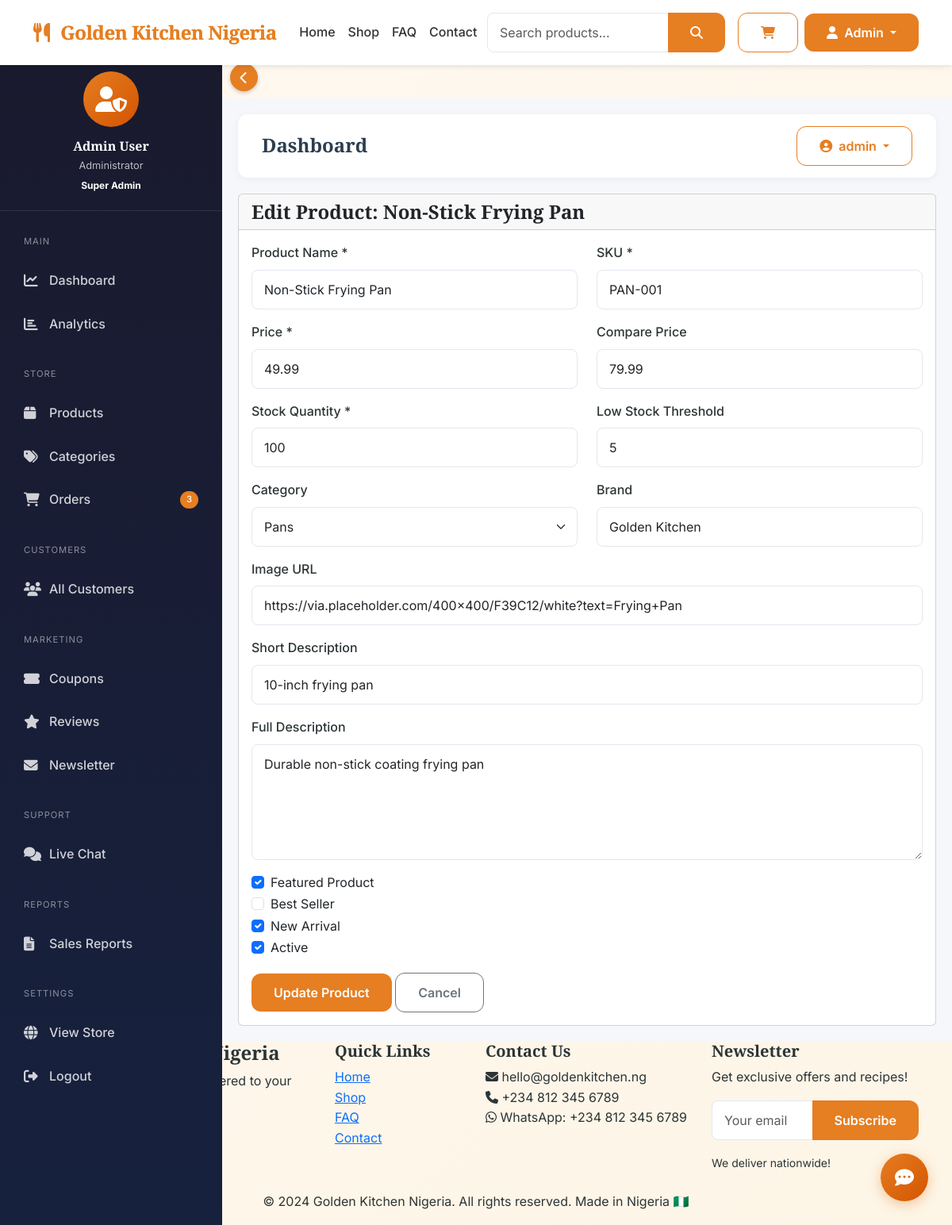
Page /admin/products/edit/2 (signed in) on the committed database.
### app/models.py (models this page shows, shortened)
class User(UserMixin, db.Model):
    __tablename__ = 'users'
    id = db.Column(db.Integer, primary_key=True)
    email = db.Column(db.String(120), unique=True, nullable=False, index=True)
    username = db.Column(db.String(80), unique=True, nullable=False)
    first_name = db.Column(db.String(50))
    last_name = db.Column(db.String(50))
    password_hash = db.Column(db.String(255), nullable=False)
    is_active = db.Column(db.Boolean, default=True)
    is_admin = db.Column(db.Boolean, default=False)
    email_verified = db.Column(db.Boolean, default=True)
    created_at = db.Column(db.DateTime, default=datetime.utcnow)
    last_login = db.Column(db.DateTime)
    phone = db.Column(db.String(20))
    address = db.Column(db.Text)
    city = db.Column(db.String(100))
    state = db.Column(db.String(100))
    postal_code = db.Column(db.String(20))
    country = db.Column(db.String(100), default='USA')
    newsletter_subscribed = db.Column(db.Boolean, default=False)
    total_spent = db.Column(db.Float, default=0.0)
    order_count = db.Column(db.Integer, default=0)
    def get_full_name(self):
        return f"{self.first_name} {self.last_name}" if self.first_name else self.username

class Product(db.Model):
    __tablename__ = 'products'
    id = db.Column(db.Integer, primary_key=True)
    name = db.Column(db.String(200), nullable=False)
    slug = db.Column(db.String(200), unique=True, nullable=False)
    description = db.Column(db.Text, nullable=False)
    short_description = db.Column(db.String(500))
    price = db.Column(db.Float, nullable=False)
    compare_price = db.Column(db.Float)
    sku = db.Column(db.String(50), unique=True)
    stock_quantity = db.Column(db.Integer, default=0)
    low_stock_threshold = db.Column(db.Integer, default=5)
    image_url = db.Column(db.String(255))
    category_id = db.Column(db.Integer, db.ForeignKey('categories.id'))
    brand = db.Column(db.String(100))
    is_featured = db.Column(db.Boolean, default=False)
    is_bestseller = db.Column(db.Boolean, default=False)
    is_new = db.Column(db.Boolean, default=False)
    is_active = db.Column(db.Boolean, default=True)
    views_count = db.Column(db.Integer, default=0)
    sales_count = db.Column(db.Integer, default=0)
    rating = db.Column(db.Float, default=0.0)
    rating_count = db.Column(db.Integer, default=0)
    created_at = db.Column(db.DateTime, default=datetime.utcnow)
    updated_at = db.Column(db.DateTime, default=datetime.utcnow, onupdate=datetime.utcnow)

class Category(db.Model):
    __tablename__ = 'categories'
    id = db.Column(db.Integer, primary_key=True)
    name = db.Column(db.String(50), unique=True, nullable=False)
    slug = db.Column(db.String(50), unique=True, nullable=False)
    description = db.Column(db.Text)
    icon = db.Column(db.String(50))
    image_url = db.Column(db.String(255))
    display_order = db.Column(db.Integer, default=0)
    is_active = db.Column(db.Boolean, default=True)
    created_at = db.Column(db.DateTime, default=datetime.utcnow)

### app/blueprints/admin.py (the view, shortened to what this page needs)
@admin_bp.route('/products/edit/<int:product_id>', methods=['GET', 'POST'])
@admin_required
def edit_product(product_id):
    product = Product.query.get_or_404(product_id)
    categories = Category.query.all()
    return render_template('admin/edit_product.html', product=product, categories=categories)

### app/templates/admin/edit_product.html (shortened to what this page needs)
{% extends "admin/base_admin.html" %}
{% block admin_content %}
<div class="card">
    <div class="card-header">
        <h4 class="mb-0">Edit Product: {{ product.name }}</h4>
    </div>
    <div class="card-body">
        <form method="POST">
            <div class="row">
                <div class="col-md-6 mb-3">
                    <label class="form-label">Product Name *</label>
                    <input type="text" name="name" class="form-control" value="{{ product.name }}" required>
                </div>
                <div class="col-md-6 mb-3">
                    <label class="form-label">SKU *</label>
                    <input type="text" name="sku" class="form-control" value="{{ product.sku }}" required>
                </div>
                <div class="col-md-6 mb-3">
                    <label class="form-label">Price *</label>
                    <input type="number" step="0.01" name="price" class="form-control" value="{{ product.price }}" required>
                </div>
                <div class="col-md-6 mb-3">
                    <label class="form-label">Compare Price</label>
                    <input type="number" step="0.01" name="compare_price" class="form-control" value="{{ product.compare_price or '' }}">
                </div>
                <div class="col-md-6 mb-3">
                    <label class="form-label">Stock Quantity *</label>
                    <input type="number" name="stock_quantity" class="form-control" value="{{ product.stock_quantity }}" required>
                </div>
                <div class="col-md-6 mb-3">
                    <label class="form-label">Low Stock Threshold</label>
                    <input type="number" name="low_stock_threshold" class="form-control" value="{{ product.low_stock_threshold }}">
                </div>
                <div class="col-md-6 mb-3">
                    <label class="form-label">Category</label>
                    <select name="category_id" class="form-select">
                        {% for cat in categories %}
                        <option value="{{ cat.id }}" {% if product.category_id == cat.id %}selected{% endif %}>{{ cat.name }}</option>
                        {% endfor %}
                    </select>
                </div>
                <div class="col-md-6 mb-3">
                    <label class="form-label">Brand</label>
                    <input type="text" name="brand" class="form-control" value="{{ product.brand or '' }}">
                </div>
                <div class="col-md-12 mb-3">
                    <label class="form-label">Image URL</label>
                    <input type="url" name="image_url" class="form-control" value="{{ product.image_url or '' }}">
                </div>
                <div class="col-md-12 mb-3">
                    <label class="form-label">Short Description</label>
                    <input type="text" name="short_description" class="form-control" value="{{ product.short_description or '' }}">
                </div>
                <div class="col-md-12 mb-3">
                    <label class="form-label">Full Description</label>
                    <textarea name="description" class="form-control" rows="5" required>{{ product.description }}</textarea>
                </div>
                <div class="col-md-12 mb-3">
                    <div class="form-check">
                        <input type="checkbox" name="is_featured" class="form-check-input" {% if product.is_featured %}checked{% endif %}>
                        <label class="form-check-label">Featured Product</label>
                    </div>
                    <div class="form-check">
                        <input type="checkbox" name="is_bestseller" class="form-check-input" {% if product.is_bestseller %}checked{% endif %}>
                        <label class="form-check-label">Best Seller</label>
                    </div>
                    <div class="form-check">
                        <input type="checkbox" name="is_new" class="form-check-input" {% if product.is_new %}checked{% endif %}>
                        <label class="form-check-label">New Arrival</label>
                    </div>
                    <div class="form-check">
                        <input type="checkbox" name="is_active" class="form-check-input" {% if product.is_active %}checked{% endif %}>
                        <label class="form-check-label">Active</label>
                    </div>
                </div>
            </div>
            <button type="submit" class="btn btn-terracotta">Update Product</button>
            <a href="{{ url_for('admin.manage_products') }}" class="btn btn-outline-secondary">Cancel</a>
        </form>
    </div>
</div>
{% endblock %}

### app/templates/admin/base_admin.html (shortened to what this page needs)
{% extends "base.html" %}
{% block content %}
<div class="admin-wrapper">
    <button class="sidebar-toggle" id="sidebarToggle">
        <i class="fas fa-chevron-left" id="toggleIcon"></i>
    </button>
    <div class="admin-sidebar" id="adminSidebar">
        <div class="sidebar-header">
            <div class="user-avatar">
                <i class="fas fa-user-shield"></i>
            </div>
            <h4>{{ current_user.get_full_name() }}</h4>
            <p>Administrator</p>
            <span class="badge bg-terracotta">Super Admin</span>
        </div>
        <div class="sidebar-nav">
            <div class="nav-section">
                <div class="nav-section-title">MAIN</div>
                <a class="nav-link {% if request.endpoint == 'admin.dashboard' %}active{% endif %}"
                   href="{{ url_for('admin.dashboard') }}">
                    <i class="fas fa-chart-line"></i>
                    <span class="sidebar-text">Dashboard</span>
                </a>
                <a class="nav-link {% if request.endpoint == 'admin.analytics' %}active{% endif %}"
                   href="{{ url_for('admin.analytics') }}">
                    <i class="fas fa-chart-bar"></i>
                    <span class="sidebar-text">Analytics</span>
                </a>
            </div>
            <div class="nav-section">
                <div class="nav-section-title">STORE</div>
                <a class="nav-link {% if 'products' in request.endpoint %}active{% endif %}"
                   href="{{ url_for('admin.manage_products') }}">
                    <i class="fas fa-box"></i>
                    <span class="sidebar-text">Products</span>
                </a>
                <a class="nav-link {% if 'categories' in request.endpoint %}active{% endif %}"
                   href="{{ url_for('admin.manage_categories') }}">
                    <i class="fas fa-tags"></i>
                    <span class="sidebar-text">Categories</span>
                </a>
                <a class="nav-link {% if 'orders' in request.endpoint %}active{% endif %}"
                   href="{{ url_for('admin.manage_orders') }}">
                    <i class="fas fa-shopping-cart"></i>
                    <span class="sidebar-text">Orders</span>
                    <span class="badge-notification" id="pendingOrdersBadge" style="display: none;">0</span>
                </a>
            </div>
            <div class="nav-section">
                <div class="nav-section-title">CUSTOMERS</div>
                <a class="nav-link {% if 'customers' in request.endpoint %}active{% endif %}"
                   href="{{ url_for('admin.manage_customers') }}">
                    <i class="fas fa-users"></i>
                    <span class="sidebar-text">All Customers</span>
                </a>
            </div>
            <div class="nav-section">
                <div class="nav-section-title">MARKETING</div>
                <a class="nav-link {% if 'coupons' in request.endpoint %}active{% endif %}"
                   href="{{ url_for('admin.manage_coupons') }}">
                    <i class="fas fa-ticket-alt"></i>
                    <span class="sidebar-text">Coupons</span>
                </a>
                <a class="nav-link {% if 'reviews' in request.endpoint %}active{% endif %}"
                   href="{{ url_for('admin.manage_reviews') }}">
                    <i class="fas fa-star"></i>
                    <span class="sidebar-text">Reviews</span>
                </a>
                <a class="nav-link {% if 'newsletter' in request.endpoint %}active{% endif %}"
                   href="{{ url_for('admin.manage_newsletter') }}">
                    <i class="fas fa-envelope"></i>
                    <span class="sidebar-text">Newsletter</span>
                </a>
            </div>
            <div class="nav-section">
                <div class="nav-section-title">SUPPORT</div>
                <a class="nav-link {% if 'chat' in request.endpoint %}active{% endif %}"
                   href="{{ url_for('admin.chat_dashboard') }}">
                    <i class="fas fa-comments"></i>
                    <span class="sidebar-text">Live Chat</span>
                </a>
            </div>
            <div class="nav-section">
                <div class="nav-section-title">REPORTS</div>
                <a class="nav-link {% if 'reports' in request.endpoint %}active{% endif %}"
                   href="{{ url_for('admin.reports') }}">
                    <i class="fas fa-file-alt"></i>
                    <span class="sidebar-text">Sales Reports</span>
                </a>
            </div>
            <div class="nav-section">
                <div class="nav-section-title">SETTINGS</div>
                <a class="nav-link" href="{{ url_for('main.index') }}">
                    <i class="fas fa-globe"></i>
                    <span class="sidebar-text">View Store</span>
                </a>
                <a class="nav-link" href="{{ url_for('auth.logout') }}">
                    <i class="fas fa-sign-out-alt"></i>
                    <span class="sidebar-text">Logout</span>
                </a>
            </div>
        </div>
    </div>
    <div class="admin-content">
        <div class="admin-topbar">
            <h2 class="page-title">
                {% block page_title %}Dashboard{% endblock %}
            </h2>
            <div class="topbar-actions">
                <div class="dropdown">
                    <button class="btn btn-outline-terracotta dropdown-toggle" data-bs-toggle="dropdown">
                        <i class="fas fa-user-circle me-1"></i>
                        {{ current_user.username }}
                    </button>
                </div>
            </div>
        </div>
        {% block admin_content %}{% endblock %}
    </div>
</div>
{% endblock %}

### app/templates/components/navbar.html (shortened to what this page needs)
<nav class="navbar navbar-expand-lg">
    <div class="container">
        <a class="navbar-brand" href="{{ url_for('main.index') }}">
            <i class="fas fa-utensils me-2"></i>
            Golden Kitchen Nigeria
        </a>
        <div class="collapse navbar-collapse" id="navbarNav">
            <ul class="navbar-nav mx-auto">
                <li class="nav-item"><a class="nav-link" href="{{ url_for('main.index') }}">Home</a></li>
                <li class="nav-item"><a class="nav-link" href="{{ url_for('main.products') }}">Shop</a></li>
                <li class="nav-item"><a class="nav-link" href="{{ url_for('main.faq') }}">FAQ</a></li>
                <li class="nav-item"><a class="nav-link" href="{{ url_for('main.contact') }}">Contact</a></li>
            </ul>
            <div class="search-container me-3">
                <form class="search-form" action="{{ url_for('main.search') }}" method="GET" autocomplete="off">
                    <div class="input-group">
                        <input type="text"
                               name="q"
                               id="searchInput"
                               class="form-control"
                               placeholder="Search products..."
                               aria-label="Search"
                               autocomplete="off">
                        <button class="btn btn-terracotta" type="submit">
                            <i class="fas fa-search"></i>
                        </button>
                    </div>
                </form>
            </div>
            <a href="{{ url_for('cart.view_cart') }}" class="btn btn-outline-terracotta position-relative me-2">
                <i class="fas fa-shopping-cart"></i>
            </a>
            {% if current_user.is_authenticated %}
            <div class="dropdown">
                <button class="btn btn-terracotta dropdown-toggle" data-bs-toggle="dropdown">
                    <i class="fas fa-user me-1"></i>
                    {{ current_user.first_name or current_user.username }}
                </button>
            </div>
            {% endif %}
        </div>
    </div>
</nav>

### rows in the picture
User: first_name "Admin", get_full_name "Admin User", username "admin"
Product: name "Non-Stick Frying Pan", sku "PAN-001", price "49.99", compare_price "79.99", stock_quantity "100", low_stock_threshold "5", category_id "Pans", brand "Golden Kitchen", image_url "https://via.placeholder.com/400x400/F39C12/white?text=Frying+Pan", short_description "10-inch frying pan", description "Durable non-stick coating frying pan", is_featured "☑", is_new "☑", is_active "☑"
